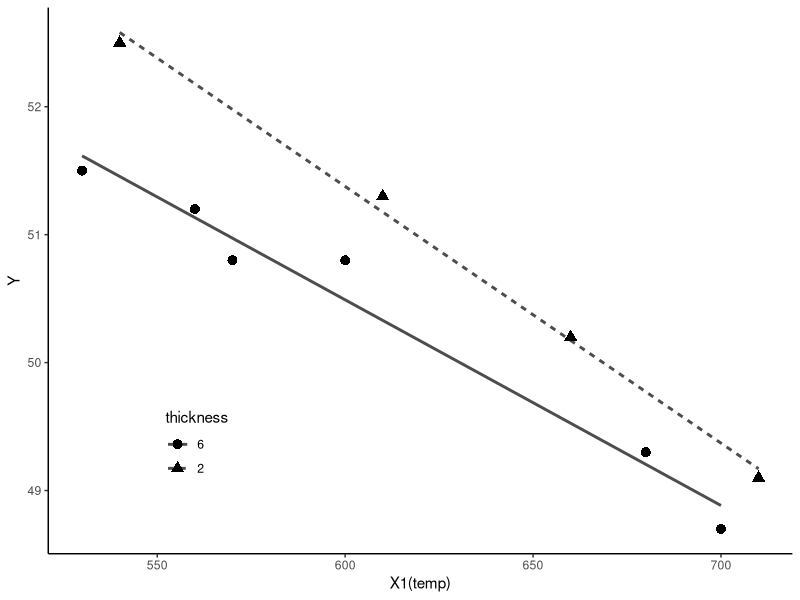

Recreate this plot in R.
# ch2.8 regression with indicator variable (ch2_indicator.R)

# load package
library(ggplot2)

# read csv file
dat1 <- read.csv("data/ch2_coil.csv")
summary(dat1)

# convert variable `thick` to factor
dat1$thick <- factor(dat1$thick, levels = c(6, 2))
summary(dat1)

# ex2.14: fit a regression model
lm_fit <- lm(y ~ temp + thick, data = dat1)
summary(lm_fit)

# ex2.16
lm_fit_interaction <- lm(y ~ temp + thick + temp:thick, data = dat1)
summary(lm_fit_interaction)

# plot
ggplot(dat1, aes(x = temp, y = y, shape = thick, linetype = thick)) +
  geom_smooth(method = "lm", se = FALSE, color = "grey30") +
  geom_point(size = 3) +
  labs(x = "X1(temp)", y = "Y", shape = "thickness", linetype = "thickness") +
  theme_classic() +
  theme(legend.position = c(0.2, 0.2))
